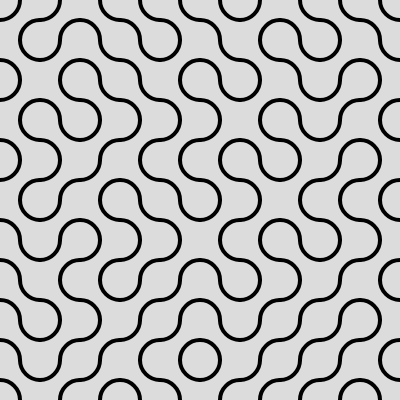
Frame 1 (no input)
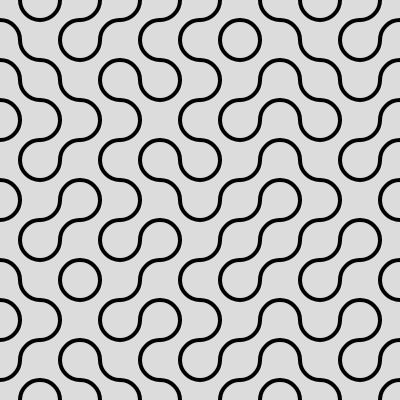
Frame 2 (the mouse pressed at the canvas centre, redrawn once)

The p5.js sketch that drew these frames (run headless with seeded random() and noise() and a simulated clock; the mouse was pressed at the canvas centre and the sketch redrawn once):

// p5.js sketch
// ── sketch.js
// https://editor.p5js.org/jht9629-nyu/sketches/1CpIVSqp_d
// truchet tiles tweeked

let a_len = 40;

function setup() {
  createCanvas(400, 400);
  angleMode(DEGREES);
  noLoop();
  noFill();
  strokeWeight(4)
}

function draw() {
  background(220);
  for (x = 0; x < width; x += a_len) {
    for (y = 0; y < height; y += a_len) {
      // listCell = random([drawCellA, drawCellB]);
      // listCell(x, y);
      if (random() > 0.5) {
        drawLeft(x,y)
      }
      else {
        drawRight(x,y)
      }
    }
  }
}

function drawLeft(x, y) {
  // push();
  // noFill();
  // translate(x, y);
  arc(x+0, y+0, a_len, a_len, 0, 90);
  arc(x+a_len, y+a_len, a_len, a_len, 180, 270);
  // pop();
}

function drawRight(x, y) {
  // push();
  // noFill();
  // translate(x, y);
  arc(x+a_len, y+0, a_len, a_len, 90, 180);
  arc(x+0, y+a_len, a_len, a_len, 270, 360);
  // pop();
}

// https://editor.p5js.org/jht9629-nyu/sketches/lBrb1cBQ7
// truchet tiles copy

// https://editor.p5js.org/ambikajo/sketches/cKu3Gn0Po
// truchet tiles by ambikajo
